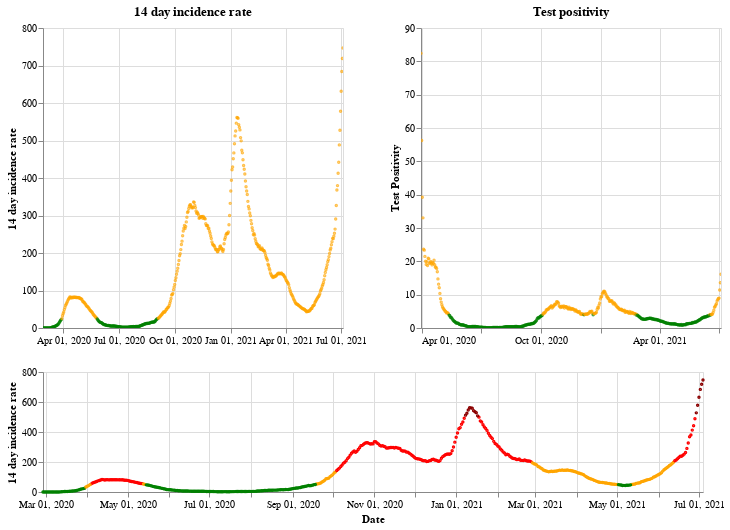

This figure's notebook cell:
### Markdown cell above
## Scotland

### Code cell
plot_traffic_light('Scotland')

### Figure 1 — Vega-Lite specification as saved in the notebook (floating-point values rounded to 4 significant figures; data arrays with more than 128 entries replaced by an {"elided": "..."} marker saying what was removed)
{"config": {"view": {"continuousWidth": 400, "continuousHeight": 300}}, "vconcat": [{"hconcat": [{"mark": {"type": "point", "size": 2}, "encoding": {"color": {"condition": {"value": "green", "test": "(datum.twoWeeklyCasesRate <= 25)"}, "value": "orange"}, "tooltip": [{"type": "nominal", "field": "areaName"}, {"type": "temporal", "field": "date"}, {"type": "quantitative", "field": "twoWeeklyCasesRate"}, {"type": "quantitative", "field": "testPositivity"}], "x": {"type": "temporal", "axis": {"title": ""}, "field": "date", "scale": {"domain": {"selection": "DateBrush"}}, "timeUnit": "yearmonthdate"}, "y": {"type": "quantitative", "axis": {"title": "14 day incidence rate"}, "field": "twoWeeklyCasesRate"}}, "title": "14 day incidence rate", "width": 300}, {"mark": {"type": "point", "size": 2}, "encoding": {"color": {"condition": {"value": "green", "test": "(datum.testPositivity <= 4)"}, "value": "orange"}, "tooltip": [{"type": "nominal", "field": "areaName"}, {"type": "temporal", "field": "date"}, {"type": "quantitative", "field": "twoWeeklyCasesRate"}, {"type": "quantitative", "field": "testPositivity"}], "x": {"type": "temporal", "axis": {"title": ""}, "field": "date", "scale": {"domain": {"selection": "DateBrush"}}, "timeUnit": "yearmonthdate"}, "y": {"type": "quantitative", "axis": {"title": "Test Positivity"}, "field": "testPositivity"}}, "title": "Test positivity", "width": 300}]}, {"layer": [{"mark": {"type": "point", "size": 2}, "encoding": {"color": {"condition": {"value": "orange", "test": "(((datum.testPositivity < 4) && (datum.twoWeeklyCasesRate >= 50)) && (datum.twoWeeklyCasesRate < 200))"}, "value": "red"}, "opacity": {"condition": {"value": 1, "test": "((datum.twoWeeklyCasesRate >= 50) && (datum.twoWeeklyCasesRate < 500))"}, "value": 0}, "tooltip": [{"type": "nominal", "field": "areaName"}, {"type": "temporal", "field": "date"}, {"type": "quantitative", "field": "twoWeeklyCasesRate"}, {"type": "quantitative", "field": "testPositivity"}], "x": {"type": "temporal", "axis": {"title": "Date"}, "field": "date", "timeUnit": "yearmonthdate"}, "y": {"type": "quantitative", "axis": {"title": "14 day incidence rate"}, "field": "twoWeeklyCasesRate"}}, "selection": {"DateBrush": {"type": "interval", "encodings": ["x"], "fields": ["Time"]}}}, {"mark": {"type": "point", "size": 2}, "encoding": {"color": {"value": "darkred"}, "opacity": {"condition": {"value": 1, "test": "(datum.twoWeeklyCasesRate >= 500)"}, "value": 0}, "tooltip": [{"type": "nominal", "field": "areaName"}, {"type": "temporal", "field": "date"}, {"type": "quantitative", "field": "twoWeeklyCasesRate"}, {"type": "quantitative", "field": "testPositivity"}], "x": {"type": "temporal", "axis": {"title": "Date"}, "field": "date", "timeUnit": "yearmonthdate"}, "y": {"type": "quantitative", "axis": {"title": "14 day incidence rate"}, "field": "twoWeeklyCasesRate"}}}, {"mark": {"type": "point", "size": 2}, "encoding": {"color": {"condition": {"value": "green", "test": "((datum.testPositivity < 4) && (datum.twoWeeklyCasesRate < 50))"}, "value": "orange"}, "opacity": {"condition": {"value": 1, "test": "(datum.twoWeeklyCasesRate < 50)"}, "value": 0}, "tooltip": [{"type": "nominal", "field": "areaName"}, {"type": "temporal", "field": "date"}, {"type": "quantitative", "field": "twoWeeklyCasesRate"}, {"type": "quantitative", "field": "testPositivity"}], "x": {"type": "temporal", "axis": {"title": "Date"}, "field": "date", "timeUnit": "yearmonthdate"}, "y": {"type": "quantitative", "axis": {"title": "14 day incidence rate"}, "field": "twoWeeklyCasesRate"}}}], "height": 120, "width": 660}], "data": {"name": "data-0e2e4c7bf90f9507ad803d80e57eb66f"}, "$schema": "https://vega.github.io/schema/vega-lite/v4.8.1.json", "datasets": {"data-0e2e4c7bf90f9507ad803d80e57eb66f": {"elided": "493 records"}}}
